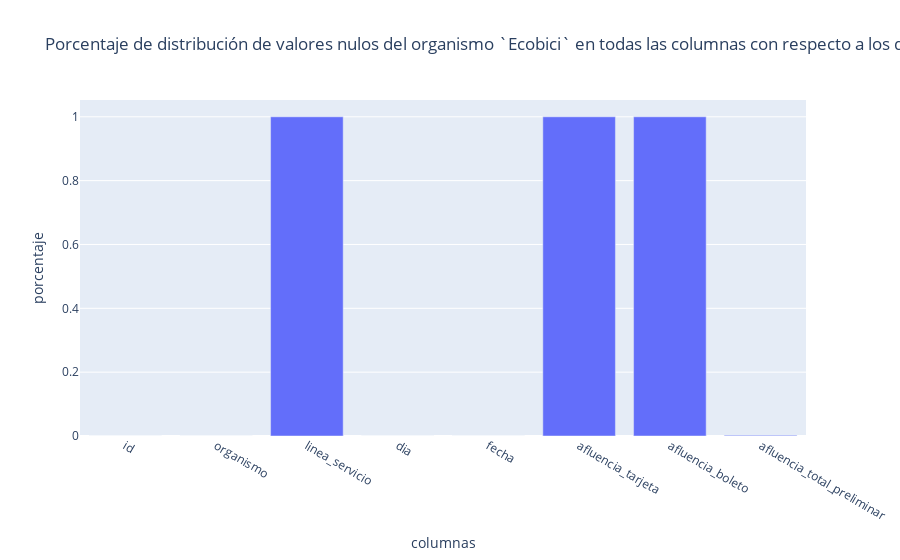

Notebook code for this chart:
### Markdown cell above
Graficamos la distribución de valores nulos del organismo `Ecobici`

### Code cell
basic_plotly_bars (
    df_null_ecobici_probability, 
    'columnas', 
    'porcentaje',
    "Porcentaje de distribución de valores nulos del organismo `Ecobici` en todas las columnas con respecto a los demás organismos"
)

### Figure 1 — Plotly figure (JSON) as saved in the notebook; plotly's stock layout.template omitted (floating-point values rounded to 4 significant figures)
{"data": [{"alignmentgroup": "True", "hovertemplate": "columnas=%{x}<br>porcentaje=%{y}<extra></extra>", "legendgroup": "", "marker": {"color": "#636efa", "pattern": {"shape": ""}}, "name": "", "offsetgroup": "", "orientation": "v", "showlegend": false, "textposition": "auto", "type": "bar", "x": ["id", "organismo", "linea_servicio", "dia", "fecha", "afluencia_tarjeta", "afluencia_boleto", "afluencia_total_preliminar"], "xaxis": "x", "y": [0, 0, 1, 0, 0, 1, 1, 0.002045], "yaxis": "y"}], "layout": {"barmode": "relative", "legend": {"tracegroupgap": 0}, "title": {"text": "Porcentaje de distribución de valores nulos del organismo `Ecobici` en todas las columnas con respecto a los demás organismos"}, "xaxis": {"anchor": "y", "domain": [0, 1], "title": {"text": "columnas"}}, "yaxis": {"anchor": "x", "domain": [0, 1], "title": {"text": "porcentaje"}}}}
